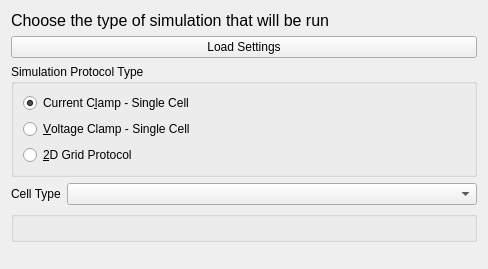
<?xml version="1.0" encoding="UTF-8"?>
<ui version="4.0">
 <class>ChooseProtoWidget</class>
 <widget class="QWidget" name="ChooseProtoWidget">
  <property name="geometry">
   <rect>
    <x>0</x>
    <y>0</y>
    <width>488</width>
    <height>269</height>
   </rect>
  </property>
  <property name="sizePolicy">
   <sizepolicy hsizetype="MinimumExpanding" vsizetype="Expanding">
    <horstretch>0</horstretch>
    <verstretch>0</verstretch>
   </sizepolicy>
  </property>
  <property name="windowTitle">
   <string>Form</string>
  </property>
  <layout class="QFormLayout" name="formLayout">
   <item row="0" column="0" colspan="2">
    <widget class="QLabel" name="description">
     <property name="font">
      <font>
       <pointsize>12</pointsize>
      </font>
     </property>
     <property name="frameShape">
      <enum>QFrame::NoFrame</enum>
     </property>
     <property name="text">
      <string>Choose the type of simulation that will be run</string>
     </property>
    </widget>
   </item>
   <item row="1" column="0" colspan="2">
    <widget class="QPushButton" name="readSettings">
     <property name="sizePolicy">
      <sizepolicy hsizetype="MinimumExpanding" vsizetype="Fixed">
       <horstretch>0</horstretch>
       <verstretch>0</verstretch>
      </sizepolicy>
     </property>
     <property name="text">
      <string>Load Settings</string>
     </property>
    </widget>
   </item>
   <item row="2" column="0" colspan="2">
    <widget class="QGroupBox" name="protocolType">
     <property name="sizePolicy">
      <sizepolicy hsizetype="MinimumExpanding" vsizetype="Minimum">
       <horstretch>0</horstretch>
       <verstretch>0</verstretch>
      </sizepolicy>
     </property>
     <property name="title">
      <string>Simulation Protocol Type</string>
     </property>
     <property name="alignment">
      <set>Qt::AlignLeading|Qt::AlignLeft|Qt::AlignTop</set>
     </property>
     <property name="flat">
      <bool>true</bool>
     </property>
     <property name="checkable">
      <bool>false</bool>
     </property>
     <layout class="QVBoxLayout" name="groupBoxLayout">
      <item>
       <widget class="QRadioButton" name="currentClamp">
        <property name="toolTip">
         <string>Apply current stimulus</string>
        </property>
        <property name="text">
         <string>Current C&amp;lamp - Single Cell</string>
        </property>
        <property name="checked">
         <bool>true</bool>
        </property>
       </widget>
      </item>
      <item>
       <widget class="QRadioButton" name="voltageClamp">
        <property name="toolTip">
         <string>Clamp cell membrane to specified voltage</string>
        </property>
        <property name="text">
         <string>&amp;Voltage Clamp - Single Cell</string>
        </property>
       </widget>
      </item>
      <item>
       <widget class="QRadioButton" name="grid">
        <property name="toolTip">
         <string>Multicellular simulation</string>
        </property>
        <property name="text">
         <string>&amp;2D Grid Protocol</string>
        </property>
       </widget>
      </item>
     </layout>
    </widget>
   </item>
   <item row="4" column="0">
    <widget class="QLabel" name="cellTypeLabel">
     <property name="sizePolicy">
      <sizepolicy hsizetype="MinimumExpanding" vsizetype="Preferred">
       <horstretch>0</horstretch>
       <verstretch>0</verstretch>
      </sizepolicy>
     </property>
     <property name="text">
      <string>Cell Type</string>
     </property>
    </widget>
   </item>
   <item row="4" column="1">
    <widget class="QComboBox" name="cellType">
     <property name="sizePolicy">
      <sizepolicy hsizetype="Ignored" vsizetype="Fixed">
       <horstretch>0</horstretch>
       <verstretch>0</verstretch>
      </sizepolicy>
     </property>
    </widget>
   </item>
   <item row="6" column="0" colspan="2">
    <widget class="QGroupBox" name="cellOptions">
     <property name="title">
      <string/>
     </property>
    </widget>
   </item>
  </layout>
 </widget>
 <resources/>
 <connections/>
</ui>
